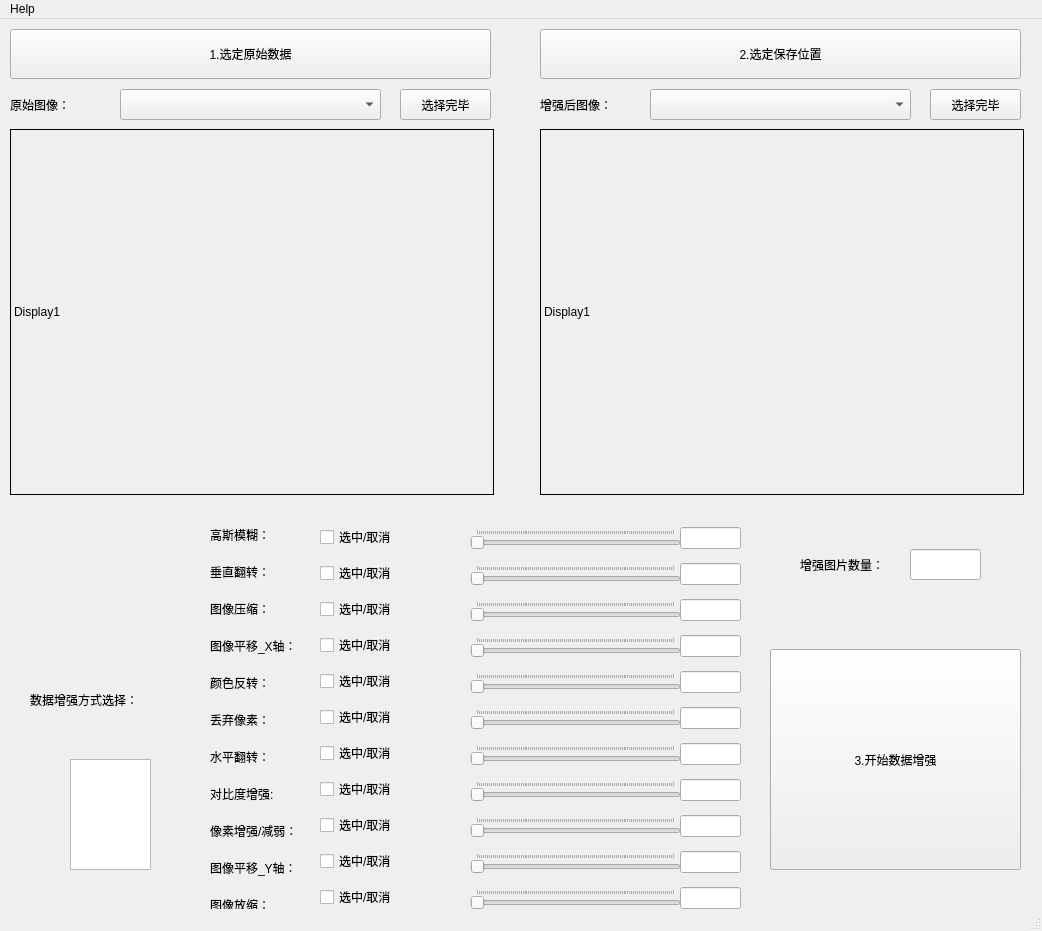
<?xml version="1.0" encoding="UTF-8"?>
<ui version="4.0">
 <class>MainWindow</class>
 <widget class="QMainWindow" name="MainWindow">
  <property name="geometry">
   <rect>
    <x>0</x>
    <y>0</y>
    <width>1042</width>
    <height>931</height>
   </rect>
  </property>
  <property name="windowTitle">
   <string>MainWindow</string>
  </property>
  <widget class="QWidget" name="centralwidget">
   <widget class="QLabel" name="label_1">
    <property name="enabled">
     <bool>true</bool>
    </property>
    <property name="geometry">
     <rect>
      <x>10</x>
      <y>110</y>
      <width>484</width>
      <height>366</height>
     </rect>
    </property>
    <property name="autoFillBackground">
     <bool>false</bool>
    </property>
    <property name="frameShape">
     <enum>QFrame::Box</enum>
    </property>
    <property name="midLineWidth">
     <number>0</number>
    </property>
    <property name="text">
     <string>Display1</string>
    </property>
   </widget>
   <widget class="QPushButton" name="pushButton_1">
    <property name="geometry">
     <rect>
      <x>10</x>
      <y>10</y>
      <width>481</width>
      <height>50</height>
     </rect>
    </property>
    <property name="text">
     <string>1.选定原始数据</string>
    </property>
   </widget>
   <widget class="QLabel" name="label_2">
    <property name="geometry">
     <rect>
      <x>540</x>
      <y>110</y>
      <width>484</width>
      <height>366</height>
     </rect>
    </property>
    <property name="frameShape">
     <enum>QFrame::Box</enum>
    </property>
    <property name="text">
     <string>Display1</string>
    </property>
   </widget>
   <widget class="QLabel" name="label">
    <property name="geometry">
     <rect>
      <x>30</x>
      <y>660</y>
      <width>131</width>
      <height>41</height>
     </rect>
    </property>
    <property name="text">
     <string>数据增强方式选择：</string>
    </property>
   </widget>
   <widget class="QPushButton" name="pushButton_2">
    <property name="geometry">
     <rect>
      <x>540</x>
      <y>10</y>
      <width>481</width>
      <height>50</height>
     </rect>
    </property>
    <property name="text">
     <string>2.选定保存位置</string>
    </property>
   </widget>
   <widget class="QComboBox" name="comboBox">
    <property name="geometry">
     <rect>
      <x>120</x>
      <y>70</y>
      <width>261</width>
      <height>31</height>
     </rect>
    </property>
   </widget>
   <widget class="QPushButton" name="pushButton">
    <property name="geometry">
     <rect>
      <x>400</x>
      <y>70</y>
      <width>91</width>
      <height>31</height>
     </rect>
    </property>
    <property name="text">
     <string>选择完毕</string>
    </property>
   </widget>
   <widget class="QLabel" name="label_3">
    <property name="geometry">
     <rect>
      <x>10</x>
      <y>70</y>
      <width>101</width>
      <height>31</height>
     </rect>
    </property>
    <property name="text">
     <string>原始图像：</string>
    </property>
   </widget>
   <widget class="QLabel" name="label_6">
    <property name="geometry">
     <rect>
      <x>540</x>
      <y>70</y>
      <width>101</width>
      <height>31</height>
     </rect>
    </property>
    <property name="text">
     <string>增强后图像：</string>
    </property>
   </widget>
   <widget class="QPushButton" name="pushButton_3">
    <property name="geometry">
     <rect>
      <x>930</x>
      <y>70</y>
      <width>91</width>
      <height>31</height>
     </rect>
    </property>
    <property name="text">
     <string>选择完毕</string>
    </property>
   </widget>
   <widget class="QComboBox" name="comboBox_2">
    <property name="geometry">
     <rect>
      <x>650</x>
      <y>70</y>
      <width>261</width>
      <height>31</height>
     </rect>
    </property>
   </widget>
   <widget class="QPushButton" name="pushButton_4">
    <property name="geometry">
     <rect>
      <x>770</x>
      <y>630</y>
      <width>251</width>
      <height>221</height>
     </rect>
    </property>
    <property name="text">
     <string>3.开始数据增强</string>
    </property>
   </widget>
   <widget class="QLabel" name="label_11">
    <property name="geometry">
     <rect>
      <x>800</x>
      <y>530</y>
      <width>111</width>
      <height>31</height>
     </rect>
    </property>
    <property name="text">
     <string>增强图片数量：</string>
    </property>
   </widget>
   <widget class="QLineEdit" name="lineEdit">
    <property name="geometry">
     <rect>
      <x>910</x>
      <y>530</y>
      <width>71</width>
      <height>31</height>
     </rect>
    </property>
   </widget>
   <widget class="QWidget" name="layoutWidget">
    <property name="geometry">
     <rect>
      <x>470</x>
      <y>500</y>
      <width>211</width>
      <height>401</height>
     </rect>
    </property>
    <layout class="QVBoxLayout" name="verticalLayout">
     <item>
      <widget class="QSlider" name="horizontalSlider_1">
       <property name="mouseTracking">
        <bool>false</bool>
       </property>
       <property name="tabletTracking">
        <bool>false</bool>
       </property>
       <property name="toolTipDuration">
        <number>-1</number>
       </property>
       <property name="minimum">
        <number>0</number>
       </property>
       <property name="value">
        <number>0</number>
       </property>
       <property name="tracking">
        <bool>true</bool>
       </property>
       <property name="orientation">
        <enum>Qt::Horizontal</enum>
       </property>
       <property name="invertedAppearance">
        <bool>false</bool>
       </property>
       <property name="invertedControls">
        <bool>false</bool>
       </property>
       <property name="tickPosition">
        <enum>QSlider::TicksAbove</enum>
       </property>
       <property name="tickInterval">
        <number>1</number>
       </property>
      </widget>
     </item>
     <item>
      <widget class="QSlider" name="horizontalSlider_2">
       <property name="orientation">
        <enum>Qt::Horizontal</enum>
       </property>
       <property name="tickPosition">
        <enum>QSlider::TicksAbove</enum>
       </property>
       <property name="tickInterval">
        <number>1</number>
       </property>
      </widget>
     </item>
     <item>
      <widget class="QSlider" name="horizontalSlider_3">
       <property name="orientation">
        <enum>Qt::Horizontal</enum>
       </property>
       <property name="tickPosition">
        <enum>QSlider::TicksAbove</enum>
       </property>
       <property name="tickInterval">
        <number>1</number>
       </property>
      </widget>
     </item>
     <item>
      <widget class="QSlider" name="horizontalSlider_4">
       <property name="orientation">
        <enum>Qt::Horizontal</enum>
       </property>
       <property name="tickPosition">
        <enum>QSlider::TicksAbove</enum>
       </property>
       <property name="tickInterval">
        <number>1</number>
       </property>
      </widget>
     </item>
     <item>
      <widget class="QSlider" name="horizontalSlider_5">
       <property name="orientation">
        <enum>Qt::Horizontal</enum>
       </property>
       <property name="tickPosition">
        <enum>QSlider::TicksAbove</enum>
       </property>
       <property name="tickInterval">
        <number>1</number>
       </property>
      </widget>
     </item>
     <item>
      <widget class="QSlider" name="horizontalSlider_6">
       <property name="orientation">
        <enum>Qt::Horizontal</enum>
       </property>
       <property name="tickPosition">
        <enum>QSlider::TicksAbove</enum>
       </property>
       <property name="tickInterval">
        <number>1</number>
       </property>
      </widget>
     </item>
     <item>
      <widget class="QSlider" name="horizontalSlider_7">
       <property name="orientation">
        <enum>Qt::Horizontal</enum>
       </property>
       <property name="tickPosition">
        <enum>QSlider::TicksAbove</enum>
       </property>
       <property name="tickInterval">
        <number>1</number>
       </property>
      </widget>
     </item>
     <item>
      <widget class="QSlider" name="horizontalSlider_8">
       <property name="orientation">
        <enum>Qt::Horizontal</enum>
       </property>
       <property name="tickPosition">
        <enum>QSlider::TicksAbove</enum>
       </property>
       <property name="tickInterval">
        <number>1</number>
       </property>
      </widget>
     </item>
     <item>
      <widget class="QSlider" name="horizontalSlider_9">
       <property name="orientation">
        <enum>Qt::Horizontal</enum>
       </property>
       <property name="tickPosition">
        <enum>QSlider::TicksAbove</enum>
       </property>
       <property name="tickInterval">
        <number>1</number>
       </property>
      </widget>
     </item>
     <item>
      <widget class="QSlider" name="horizontalSlider_10">
       <property name="orientation">
        <enum>Qt::Horizontal</enum>
       </property>
       <property name="tickPosition">
        <enum>QSlider::TicksAbove</enum>
       </property>
       <property name="tickInterval">
        <number>1</number>
       </property>
      </widget>
     </item>
     <item>
      <widget class="QSlider" name="horizontalSlider_11">
       <property name="orientation">
        <enum>Qt::Horizontal</enum>
       </property>
       <property name="tickPosition">
        <enum>QSlider::TicksAbove</enum>
       </property>
       <property name="tickInterval">
        <number>1</number>
       </property>
      </widget>
     </item>
    </layout>
   </widget>
   <widget class="QWidget" name="layoutWidget">
    <property name="geometry">
     <rect>
      <x>320</x>
      <y>500</y>
      <width>151</width>
      <height>401</height>
     </rect>
    </property>
    <layout class="QVBoxLayout" name="verticalLayout_2">
     <item>
      <widget class="QCheckBox" name="checkBox_1">
       <property name="text">
        <string>选中/取消</string>
       </property>
      </widget>
     </item>
     <item>
      <widget class="QCheckBox" name="checkBox_2">
       <property name="text">
        <string>选中/取消</string>
       </property>
      </widget>
     </item>
     <item>
      <widget class="QCheckBox" name="checkBox_3">
       <property name="text">
        <string>选中/取消</string>
       </property>
      </widget>
     </item>
     <item>
      <widget class="QCheckBox" name="checkBox_4">
       <property name="text">
        <string>选中/取消</string>
       </property>
      </widget>
     </item>
     <item>
      <widget class="QCheckBox" name="checkBox_5">
       <property name="text">
        <string>选中/取消</string>
       </property>
      </widget>
     </item>
     <item>
      <widget class="QCheckBox" name="checkBox_6">
       <property name="text">
        <string>选中/取消</string>
       </property>
      </widget>
     </item>
     <item>
      <widget class="QCheckBox" name="checkBox_7">
       <property name="text">
        <string>选中/取消</string>
       </property>
      </widget>
     </item>
     <item>
      <widget class="QCheckBox" name="checkBox_8">
       <property name="text">
        <string>选中/取消</string>
       </property>
      </widget>
     </item>
     <item>
      <widget class="QCheckBox" name="checkBox_9">
       <property name="text">
        <string>选中/取消</string>
       </property>
      </widget>
     </item>
     <item>
      <widget class="QCheckBox" name="checkBox_10">
       <property name="text">
        <string>选中/取消</string>
       </property>
      </widget>
     </item>
     <item>
      <widget class="QCheckBox" name="checkBox_11">
       <property name="text">
        <string>选中/取消</string>
       </property>
      </widget>
     </item>
    </layout>
   </widget>
   <widget class="QSplitter" name="splitter">
    <property name="geometry">
     <rect>
      <x>210</x>
      <y>500</y>
      <width>111</width>
      <height>401</height>
     </rect>
    </property>
    <property name="orientation">
     <enum>Qt::Vertical</enum>
    </property>
    <widget class="QWidget" name="layoutWidget">
     <layout class="QGridLayout" name="gridLayout">
      <item row="3" column="0">
       <widget class="QLabel" name="label_31">
        <property name="text">
         <string>图像平移_X轴：</string>
        </property>
       </widget>
      </item>
      <item row="5" column="0">
       <widget class="QLabel" name="label_12">
        <property name="text">
         <string>丢弃像素：</string>
        </property>
       </widget>
      </item>
      <item row="2" column="0">
       <widget class="QLabel" name="label_17">
        <property name="text">
         <string>图像压缩：</string>
        </property>
       </widget>
      </item>
      <item row="6" column="0">
       <widget class="QLabel" name="label_30">
        <property name="text">
         <string>水平翻转：</string>
        </property>
       </widget>
      </item>
      <item row="10" column="0">
       <widget class="QLabel" name="label_19">
        <property name="text">
         <string>图像放缩：</string>
        </property>
       </widget>
      </item>
      <item row="0" column="0">
       <widget class="QLabel" name="label_15">
        <property name="text">
         <string>高斯模糊：</string>
        </property>
       </widget>
      </item>
      <item row="8" column="0">
       <widget class="QLabel" name="label_5">
        <property name="text">
         <string>像素增强/减弱：</string>
        </property>
       </widget>
      </item>
      <item row="7" column="0">
       <widget class="QLabel" name="label_29">
        <property name="text">
         <string>对比度增强:</string>
        </property>
       </widget>
      </item>
      <item row="9" column="0">
       <widget class="QLabel" name="label_20">
        <property name="text">
         <string>图像平移_Y轴：</string>
        </property>
       </widget>
      </item>
      <item row="4" column="0">
       <widget class="QLabel" name="label_4">
        <property name="text">
         <string>颜色反转：</string>
        </property>
       </widget>
      </item>
      <item row="1" column="0">
       <widget class="QLabel" name="label_14">
        <property name="text">
         <string>垂直翻转：</string>
        </property>
       </widget>
      </item>
     </layout>
    </widget>
   </widget>
   <widget class="QWidget" name="layoutWidget">
    <property name="geometry">
     <rect>
      <x>680</x>
      <y>500</y>
      <width>61</width>
      <height>401</height>
     </rect>
    </property>
    <layout class="QVBoxLayout" name="verticalLayout_3">
     <item>
      <widget class="QLineEdit" name="lineEdit_2"/>
     </item>
     <item>
      <widget class="QLineEdit" name="lineEdit_3"/>
     </item>
     <item>
      <widget class="QLineEdit" name="lineEdit_4"/>
     </item>
     <item>
      <widget class="QLineEdit" name="lineEdit_5"/>
     </item>
     <item>
      <widget class="QLineEdit" name="lineEdit_6"/>
     </item>
     <item>
      <widget class="QLineEdit" name="lineEdit_7"/>
     </item>
     <item>
      <widget class="QLineEdit" name="lineEdit_8"/>
     </item>
     <item>
      <widget class="QLineEdit" name="lineEdit_9"/>
     </item>
     <item>
      <widget class="QLineEdit" name="lineEdit_10"/>
     </item>
     <item>
      <widget class="QLineEdit" name="lineEdit_11"/>
     </item>
     <item>
      <widget class="QLineEdit" name="lineEdit_12"/>
     </item>
    </layout>
   </widget>
   <widget class="QTextBrowser" name="textBrowser">
    <property name="geometry">
     <rect>
      <x>70</x>
      <y>740</y>
      <width>81</width>
      <height>111</height>
     </rect>
    </property>
   </widget>
  </widget>
  <widget class="QStatusBar" name="statusbar"/>
  <widget class="QMenuBar" name="menuBar">
   <property name="geometry">
    <rect>
     <x>0</x>
     <y>0</y>
     <width>1042</width>
     <height>26</height>
    </rect>
   </property>
   <widget class="QMenu" name="menuHelp">
    <property name="title">
     <string>Help</string>
    </property>
    <addaction name="actionshouche"/>
   </widget>
   <addaction name="menuHelp"/>
  </widget>
  <action name="actionshouche">
   <property name="text">
    <string>shouche</string>
   </property>
  </action>
 </widget>
 <resources/>
 <connections/>
</ui>
